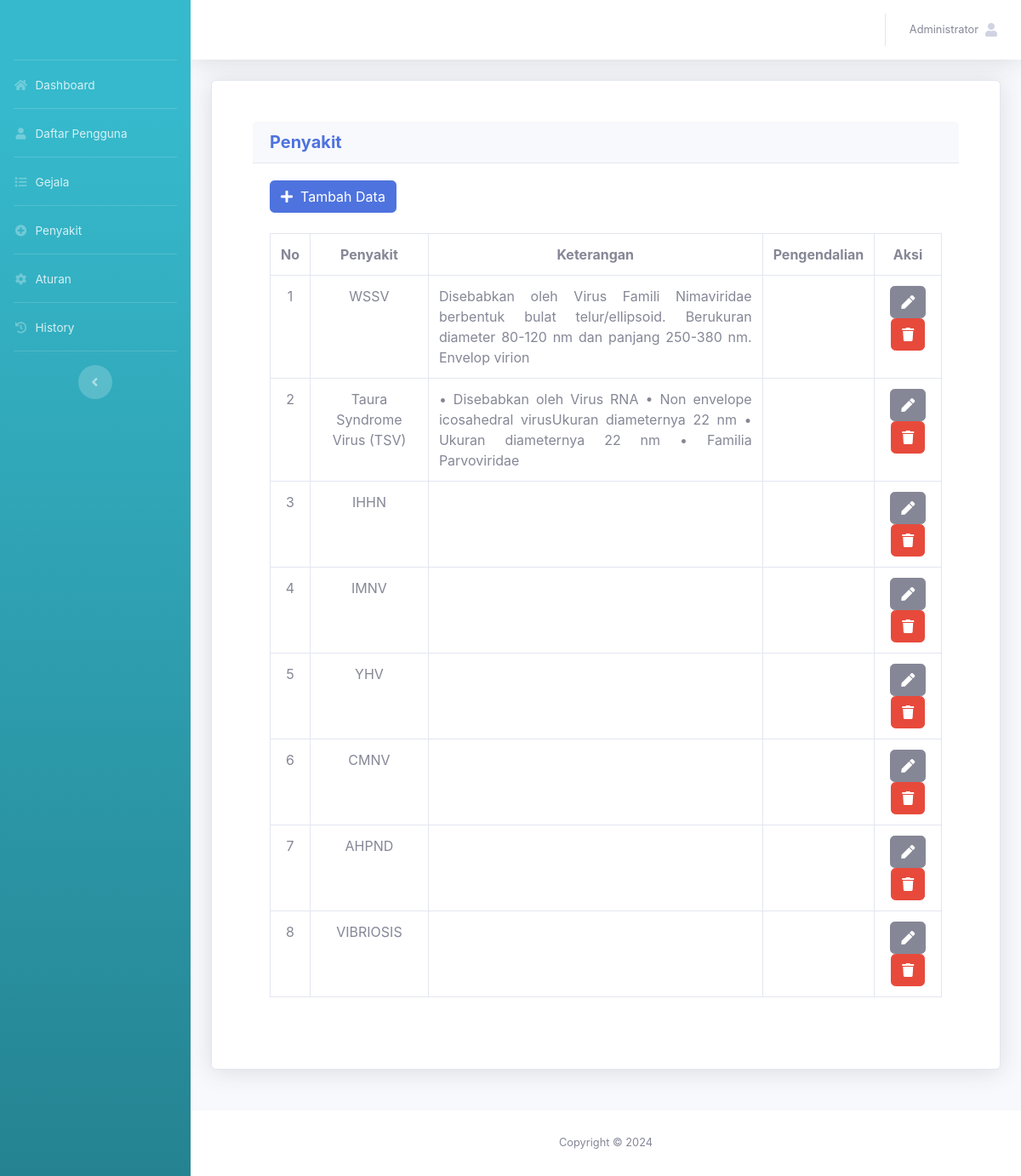
Screenshot of /admin/penyakit.php (signed in) with the database file from the repository.
### tables this page shows
CREATE TABLE `tb_akun` (
  `id_akun` int(11) NOT NULL,
  `nama_lengkap` varchar(50) NOT NULL,
  `username` varchar(50) NOT NULL,
  `password` varchar(50) NOT NULL,
  `level` varchar(30) NOT NULL
);

CREATE TABLE `tb_penyakit` (
  `id_penyakit` int(11) NOT NULL,
  `nama_penyakit` text NOT NULL,
  `keterangan` text NOT NULL,
  `pengendalian` text NOT NULL
);

### admin/penyakit.php (the view, shortened to what this page needs)
<?php
include '../assets/conn/config.php';
include 'header.php';
?>
<div class="container">
	<div class="card shadow p-5 mb-5">
		<div class = "card-header">
            <h5 class= "m-0 font-weight-bold text-primary">Penyakit</h5>
        </div>
        <div class="card-body">
            <a href="tambah_penyakit.php" class="btn btn-primary"><span class="fa fa-plus">
                </span>&nbsp; Tambah Data</a>
                <br>
                <br>
                <div class="table-responsive">
                    <table class="table table-bordered">
                        <tr>
                            <th class="text-center">No</th>
                            <th class="text-center">Penyakit</th>
                            <th class="text-center">Keterangan</th>
                            <th class="text-center">Pengendalian</th>
                            <th class="text-center">Aksi</th>
                        </tr>
                        <?php
                        $penyakit =mysqli_query($conn,"SELECT * FROM tb_penyakit ORDER BY id_penyakit");
                        $no=1;
                        while($a=mysqli_fetch_array($penyakit)){?>
                        <tr>
                            <td class="text-center"><?= $no++ ?></td>
                            <td class="text-center"><?= $a['nama_penyakit']?></td>
                            <td class="text-justify"><?= $a['keterangan'] ?></td>
                            <td class="text-justify"><?= $a['pengendalian'] ?></td>
                            <td class="text-center">
                                <a href="edit_penyakit.php?id_penyakit=<?= $a['id_penyakit'] ?>"
                                class="btn btn-secondary"><span class="fa fa-pen"></span></a>
                                <a href="penyakit.php?id_penyakit=<?= $a['id_penyakit'] ?>&aksi=hapus" class="btn btn-danger" onclick="return confirm('Apakah Anda yakin ingin menghapus data ini?');"><span class="fa fa-trash"></span></a>
                            </td>
                        </tr>
                        <?php }?>
                    </table>
                </div>
        </div>
    </div>
</div>
<?php
include 'footer.php';
?>

### admin/header.php (shortened to what this page needs)
<?php
include '../assets/conn/config.php';
?>
<!DOCTYPE html>
<html lang="en">
<head>
  <link href="../assets/vendor/fontawesome-free/css/all.min.css" rel="stylesheet" type="text/css">
  <link href="../assets/css/sb-admin-2.min.css" rel="stylesheet">
  <link href="../assets/vendor/datatables/dataTables.bootstrap4.min.css" rel="stylesheet">
</head>
<body id="page-top">
 <div id="wrapper">
  <ul class="navbar-nav bg-gradient-info sidebar sidebar-dark accordion" id="accordionSidebar">
    <a class="sidebar-brand d-flex align-items-center justify-content-center" href="index">
    </a>
    <hr class="sidebar-divider my-0">
    <li class="nav-item">
      <a class="nav-link" href="index.php">
        <i class="fas fa-fw fa-home"></i>
        <span>Dashboard</span></a>
      </li>
      <hr class="sidebar-divider my-0">
      <li class="nav-item">
        <a class="nav-link" href="daftar_pengguna.php">
          <i class="fas fa-fw fa-user"></i>
          <span>Daftar Pengguna</span></a>
      </li>
      <hr class="sidebar-divider my-0">
      <li class="nav-item">
        <a class="nav-link" href="gejala.php">
          <i class="fas fa-fw fa-list"></i>
          <span>Gejala</span></a>
      </li>
      <hr class="sidebar-divider my-0">
      <li class="nav-item">
        <a class="nav-link" href="penyakit.php">
          <i class="fas fa-fw fa-plus-circle"></i>
          <span>Penyakit</span></a>
      </li>
      <hr class="sidebar-divider my-0">
      <li class="nav-item">
        <a class="nav-link" href="aturan.php">
          <i class="fas fa-fw fa-cog"></i>
          <span>Aturan</span></a>
      </li>
      <hr class="sidebar-divider my-0">
      <li class="nav-item">
        <a class="nav-link" href="history.php">
          <i class="fas fa-fw fa-history"></i>
          <span>History</span></a>
      </li>
      <hr class="sidebar-divider d-none d-md-block">
      <div class="text-center d-none d-md-inline">
        <button class="rounded-circle border-0" id="sidebarToggle"></button>
      </div>
    </ul>
    <div id="content-wrapper" class="d-flex flex-column">
      <div id="content">
        <nav class="navbar navbar-expand navbar-light bg-white topbar mb-4 static-top shadow">
          <ul class="navbar-nav ml-auto">
            <li class="nav-item dropdown no-arrow">
              <a class="nav-link dropdown-toggle" href="#" id="userDropdown" role="button"
              data-toggle="dropdown" aria-haspopup="true" aria-expanded="false">
              <?php
              $username=$_SESSION['username'];
              $det=mysqli_query($conn,"select * from tb_akun where username='$username'");
              while($d=mysqli_fetch_array($det)){
                ?>
                <span class="mr-2 d-none d-lg-inline text-gray-600 small"><?php echo $d['nama_lengkap'] ?></span>
                <?php
              }
              ?>
              <span class="fa fa-user"><span>
              </a>
          </li>
        </ul>
      </nav>
    </div>
</body>
</html>

### rows the page displays
tb_akun: nama_lengkap "Administrator"
tb_penyakit: nama_penyakit "WSSV", keterangan "Disebabkan oleh Virus Famili Nimaviridae berbentuk bulat telur/ellipsoid. Berukuran diameter 80-120 nm dan panjang 250-380 nm. Envelop virion"
tb_penyakit: nama_penyakit "Taura Syndrome Virus (TSV)", keterangan "• Disebabkan oleh Virus RNA • Non envelope icosahedral virusUkuran diameternya 22 nm • Ukuran diameternya 22 nm • Familia Parvoviridae"
tb_penyakit: nama_penyakit "IHHN"
tb_penyakit: nama_penyakit "IMNV"
tb_penyakit: nama_penyakit "YHV"
tb_penyakit: nama_penyakit "CMNV"
tb_penyakit: nama_penyakit "AHPND"
tb_penyakit: nama_penyakit "VIBRIOSIS"
